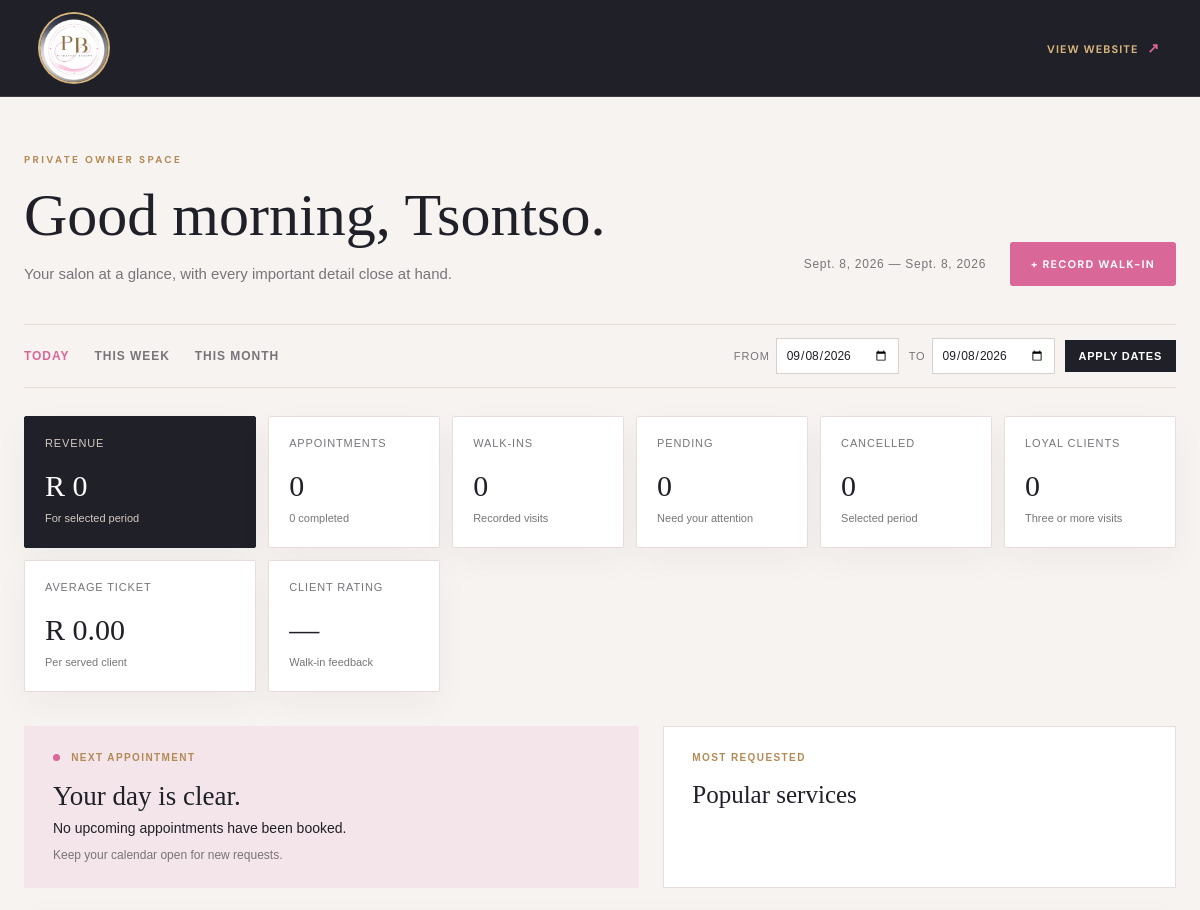
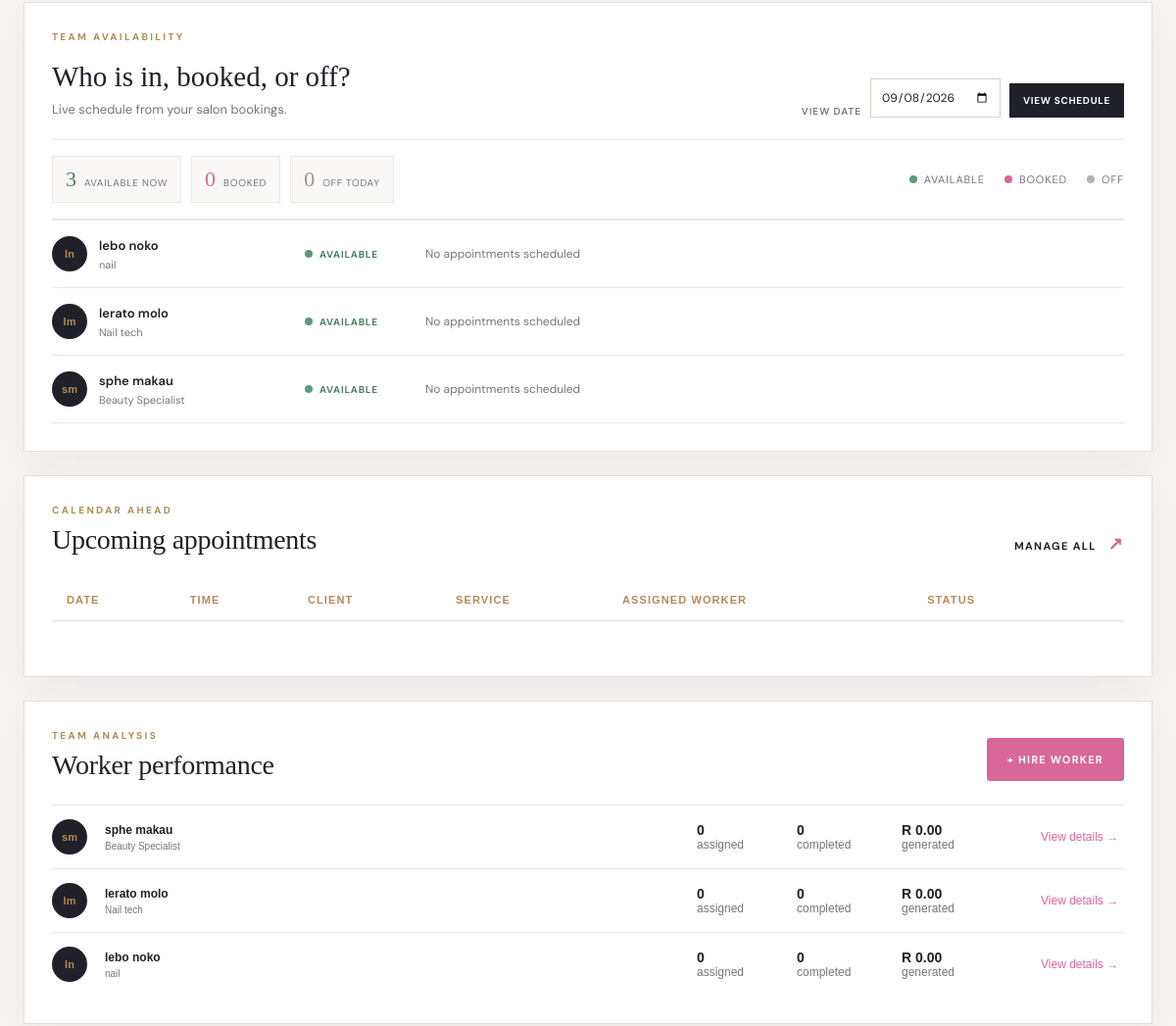
Before: /owner/ (upper part) with the older database file (2 pictures, top to bottom).
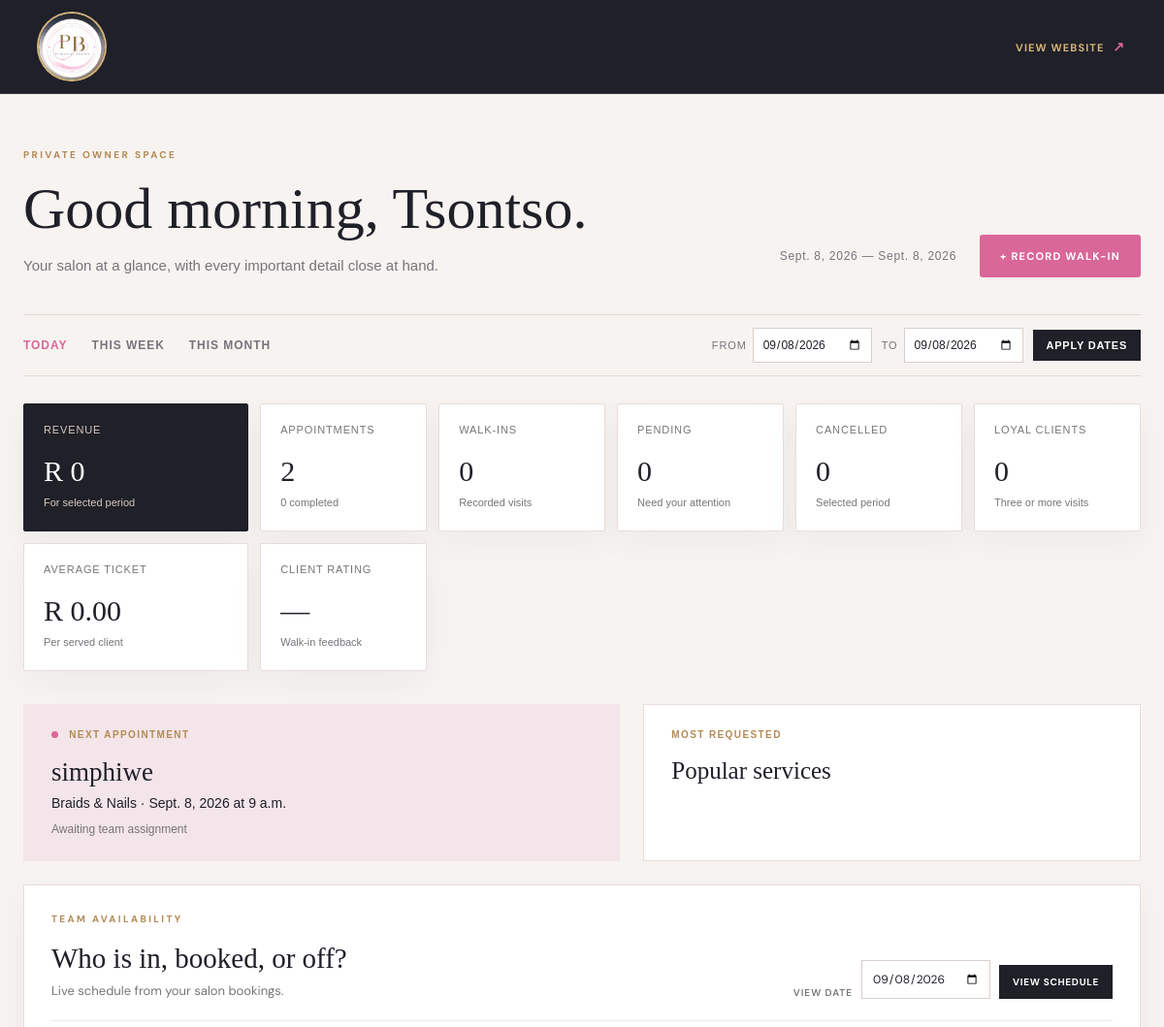
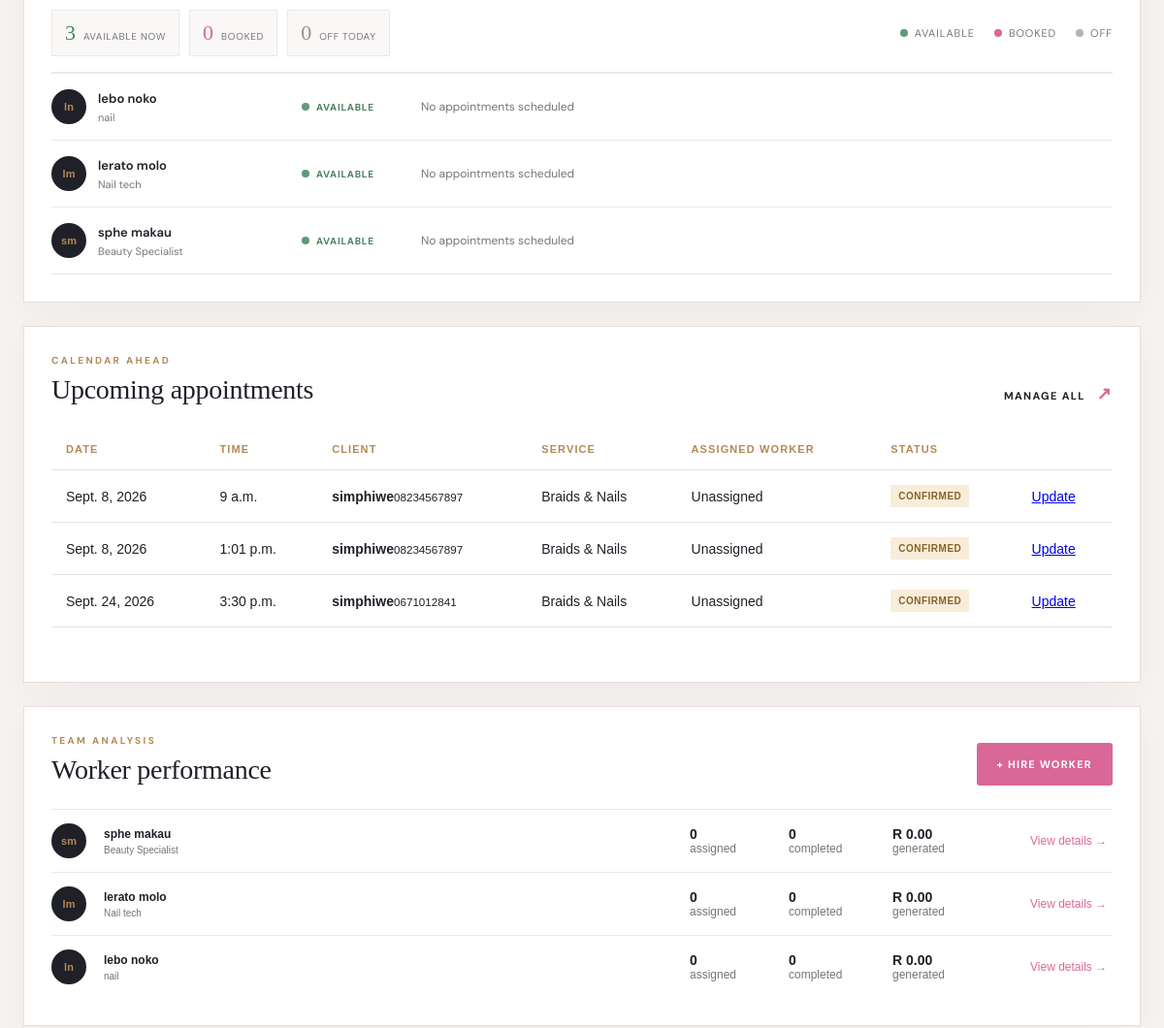
After: the same page with the newer database file (2 pictures, top to bottom).
### core/models.py (models this page shows, shortened)
class Worker(models.Model):
    user = models.OneToOneField(settings.AUTH_USER_MODEL, on_delete=models.CASCADE, related_name='worker_profile')
    position = models.CharField(max_length=100, default='Beauty Specialist')
    phone = models.CharField(max_length=30, blank=True)
    joined_date = models.DateField(auto_now_add=True)
    is_active = models.BooleanField(default=True)

class Appointment(models.Model):
    PENDING = 'pending'
    CONFIRMED = 'confirmed'
    CHECKED_IN = 'checked_in'
    IN_PROGRESS = 'in_progress'
    COMPLETED = 'completed'
    CANCELLED = 'cancelled'
    STATUS_CHOICES = [(PENDING, 'Pending'), (CONFIRMED, 'Confirmed'), (CHECKED_IN, 'Checked In'),
                      (IN_PROGRESS, 'In Progress'), (COMPLETED, 'Completed'), (CANCELLED, 'Cancelled')]
    client = models.ForeignKey(Client, on_delete=models.CASCADE, related_name='appointments')
    service = models.ForeignKey(Service, on_delete=models.PROTECT, related_name='appointments')
    worker = models.ForeignKey(Worker, on_delete=models.SET_NULL, null=True, blank=True, related_name='appointments')
    appointment_date = models.DateField()
    appointment_time = models.TimeField()
    notes = models.TextField(blank=True)
    inspiration_image_1 = models.ImageField(upload_to='inspiration/', blank=True, null=True)
    inspiration_image_2 = models.ImageField(upload_to='inspiration/', blank=True, null=True)
    status = models.CharField(max_length=20, choices=STATUS_CHOICES, default=PENDING)
    created_at = models.DateTimeField(auto_now_add=True)
    paid_at = models.DateTimeField(null=True, blank=True)
    completed_at = models.DateTimeField(null=True, blank=True)
    class Meta:
        ordering = ['appointment_date', 'appointment_time']
        constraints = [models.UniqueConstraint(fields=['appointment_date', 'appointment_time', 'worker'], name='unique_worker_slot')]

class Client(models.Model):
    user = models.OneToOneField(settings.AUTH_USER_MODEL, on_delete=models.SET_NULL, null=True, blank=True, related_name='client_profile')
    full_name = models.CharField(max_length=150)
    phone = models.CharField(max_length=30)
    email = models.EmailField(blank=True)
    registered_at = models.DateTimeField(auto_now_add=True)
    notes = models.TextField(blank=True)

class Service(models.Model):
    name = models.CharField(max_length=120)
    description = models.TextField(blank=True)
    duration_minutes = models.PositiveIntegerField(default=60)
    price = models.DecimalField(max_digits=10, decimal_places=2)
    is_active = models.BooleanField(default=True)

### core/views.py (the view)
    def wrapped(request, *args, **kwargs):
        profile = getattr(request.user, 'profile', None)
        if request.user.is_authenticated and not (profile and profile.role == Profile.OWNER):
            raise PermissionDenied
        return view_func(request, *args, **kwargs)

### core/views.py (called while the page is built)
def owner_required(view_func):
    def wrapped(request, *args, **kwargs):
        profile = getattr(request.user, 'profile', None)
        if request.user.is_authenticated and not (profile and profile.role == Profile.OWNER):
            raise PermissionDenied
        return view_func(request, *args, **kwargs)
    return wrapped

def selected_period(request):
    today = timezone.localdate()
    period = request.GET.get('period', 'today')
    if period == 'week':
        return today - timedelta(days=today.weekday()), today
    if period == 'month':
        return today.replace(day=1), today
    try:
        start = date.fromisoformat(request.GET.get('start', ''))
        end = date.fromisoformat(request.GET.get('end', ''))
        if start <= end:
            return start, end
    except ValueError:
        pass
    return today, today

### templates/core/owner_dashboard.html (shortened to what the changed rows need)
{% extends 'core/base.html' %}
{% block content %}
<section class="owner-dashboard">
  <div class="owner-shell">
    <div class="owner-header">
      <div>
        <h1>Good morning, Tsontso.</h1>
      </div>
    </div>
    <div class="owner-kpis">
      <article class="owner-kpi"><span>Appointments</span><strong>{{ summary.appointments }}</strong><small>{{ summary.completed_appointments }} completed</small></article>
    </div>
    <div class="owner-insights">
      <article class="next-appointment">
        <div class="insight-label"><span class="live-dot"></span> NEXT APPOINTMENT</div>
        {% if next_appointment %}<strong>{{ next_appointment.client.full_name }}</strong><span>{{ next_appointment.service.name }} &middot; {{ next_appointment.appointment_date }} at {{ next_appointment.appointment_time }}</span><small>{% if next_appointment.worker %}With {{ next_appointment.worker }}{% else %}Awaiting team assignment{% endif %}</small>{% else %}<strong>Your day is clear.</strong><span>No upcoming appointments have been booked.</span><small>Keep your calendar open for new requests.</small>{% endif %}
      </article>
      <article class="service-insight"><h2>Popular services</h2></article>
    </div>
    <section class="schedule-panel">
      <div class="schedule-heading">
        <div><p class="eyebrow">TEAM AVAILABILITY</p><h2>Who is in, booked, or off?</h2><p>Live schedule from your salon bookings.</p></div>
      </div>
      <div class="schedule-list">
        {% for item in worker_schedule %}
        <article class="schedule-row">
          <div class="schedule-worker"><span class="worker-avatar">{{ item.worker.user.first_name|first }}{{ item.worker.user.last_name|first }}</span><div><strong>{{ item.worker.user.get_full_name|default:item.worker.user.username }}</strong><small>{{ item.worker.position }}</small></div></div>
          <div class="schedule-status status-{{ item.status }}"><i class="schedule-dot {{ item.status }}"></i>{% if item.status == 'available' %}Available{% elif item.status == 'booked' %}Booked{% else %}Off{% endif %}</div>
          <div class="schedule-appointments">{% for appointment in item.appointments %}<a href="{% url 'appointment_manage' appointment.pk %}"><strong>{{ appointment.appointment_time }}</strong><span>{{ appointment.client.full_name }} · {{ appointment.service.name }}</span><small>{{ appointment.get_status_display }}</small></a>{% empty %}<span class="schedule-empty">{% if item.status == 'off' %}Not active today{% else %}No appointments scheduled{% endif %}</span>{% endfor %}</div>
        </article>
        {% empty %}<p class="empty-copy">No workers have been added yet.</p>{% endfor %}
      </div>
    </section>
    <section class="performance-panel upcoming-owner-panel"><div class="workspace-heading"><div><p class="eyebrow">CALENDAR AHEAD</p><h2>Upcoming appointments</h2></div><a class="text-link" href="{% url 'owner_appointments' %}">Manage all <span aria-hidden="true">↗</span></a></div><div class="table-wrap"><table><thead><tr><th>Date</th><th>Time</th><th>Client</th><th>Service</th><th>Assigned worker</th><th>Status</th><th></th></tr></thead><tbody>{% for appointment in upcoming_appointments %}<tr><td>{{ appointment.appointment_date }}</td><td>{{ appointment.appointment_time }}</td><td><strong>{{ appointment.client.full_name }}</strong><small>{{ appointment.client.phone }}</small></td><td>{{ appointment.service.name }}</td><td>{{ appointment.worker|default:'Unassigned' }}</td><td><span class="status status-{{ appointment.status }}">{{ appointment.get_status_display }}</span></td><td><a href="{% url 'appointment_manage' appointment.pk %}">Update</a></td></tr>{% endfor %}</tbody></table></div></section>
    <div class="performance-panel">
      <div class="workspace-heading"><div><p class="eyebrow">TEAM ANALYSIS</p><h2>Worker performance</h2></div><a class="btn-primary" href="{% url 'worker_create' %}">+ Hire worker</a></div>
      <div class="performance-grid">{% for worker in worker_performance %}<a class="performance-row" href="{% url 'worker_detail' worker.pk %}"><div class="worker-avatar">{{ worker.user.first_name|first }}{{ worker.user.last_name|first }}</div><div><strong>{{ worker.user.get_full_name|default:worker.user.username }}</strong><small>{{ worker.position }}</small></div><span><b>{{ worker.assigned_services|add:worker.walk_in_count }}</b> assigned</span><span><b>{{ worker.completed_services }}</b> completed</span><span><b>R {{ worker.total_revenue|default:'0.00' }}</b> generated</span><span class="view-work">View details &rarr;</span></a>{% endfor %}</div>
    </div>
  </div>
</section>
{% endblock %}

Changed rows visible on the page:
added Appointment: client.full_name "simphiwe", service.name "Braids & Nails", appointment_date "Sept. 8, 2026", appointment_time "9 a.m.", client.phone "08234567897", worker "Unassigned", status "CONFIRMED"
added Appointment: appointment_date "Sept. 8, 2026", appointment_time "1:01 p.m.", client.full_name "simphiwe", client.phone "08234567897", service.name "Braids & Nails", worker "Unassigned", status "CONFIRMED"
added Appointment: appointment_date "Sept. 24, 2026", appointment_time "3:30 p.m.", client.full_name "simphiwe", client.phone "0671012841", service.name "Braids & Nails", worker "Unassigned", status "CONFIRMED"
Other visible differences:
{{ summary.appointments }}: "0" → "2"
text no longer shown: "Your day is clear. No upcoming appointments have been booked. Keep your calendar open for new requests."
text now shown: "· at Awaiting team assignment"
